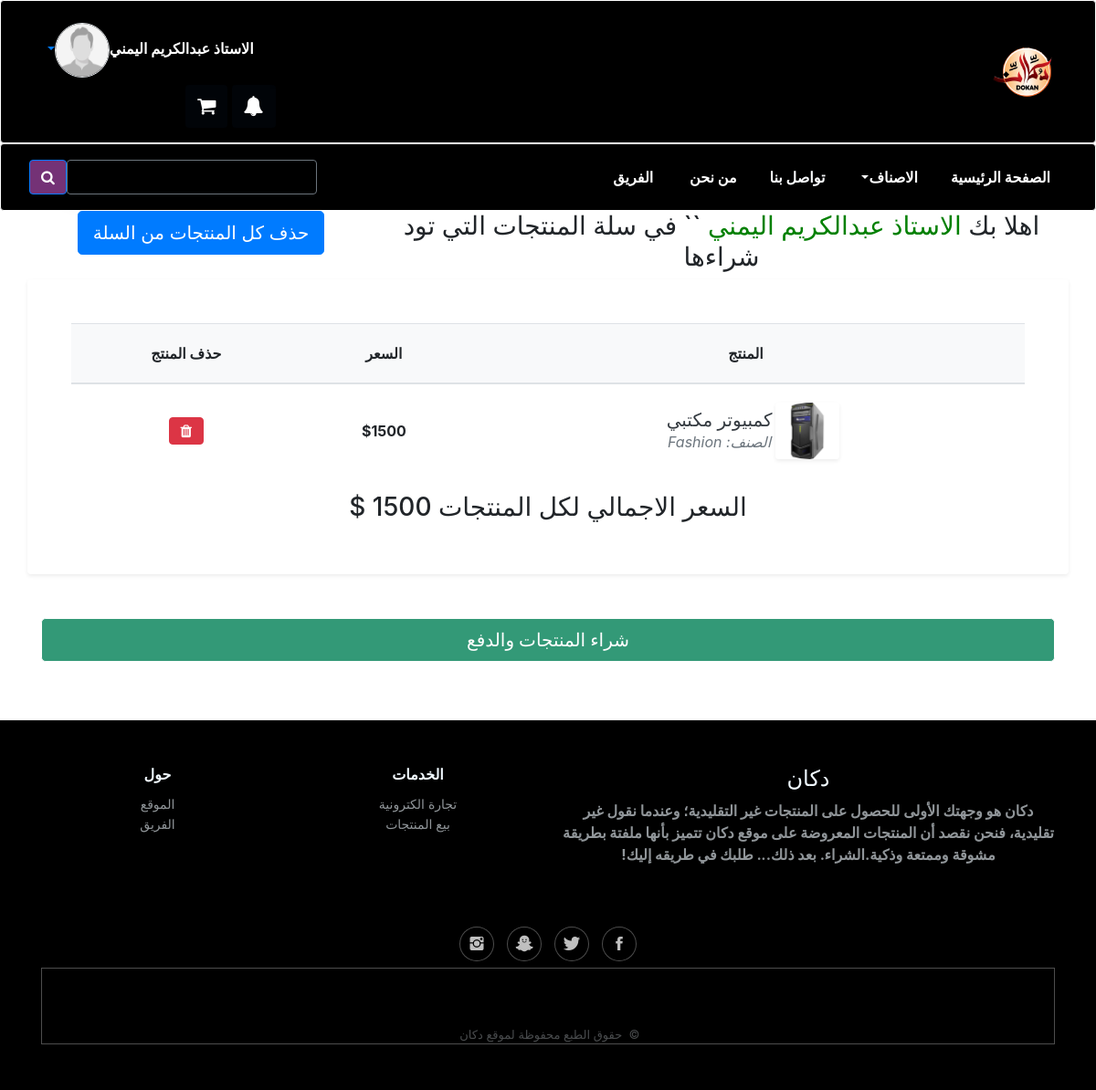
The page /cart.php (signed in) on the database its author committed.
### tables this page shows
CREATE TABLE IF NOT EXISTS `products` (
  `id` int(11) NOT NULL AUTO_INCREMENT,
  `name` varchar(250) NOT NULL,
  `detail` text NOT NULL,
  `price` double NOT NULL,
  `add_date` timestamp NOT NULL DEFAULT current_timestamp(),
  `image1` varchar(250) NOT NULL,
  `image2` varchar(250) NOT NULL,
  `image3` varchar(250) NOT NULL,
  `active` tinyint(4) NOT NULL DEFAULT 0,
  `c_id` int(11) NOT NULL,
  `user_id` int(11) NOT NULL,
  PRIMARY KEY (`id`),
  KEY `c_id` (`c_id`),
  KEY `user_id` (`user_id`)
);

### cart.php (the view, shortened to what this page needs)
<?php
require_once("header.php");
if (isset($_SESSION['id']) )
{
  $USERNAME=$_SESSION['username'];
  $user_id=$_SESSION['id'];
}
?>
<?php
if (!isset($_SESSION['id']))
{
  echo "
<div>
<h1>لم يتم تسجيل الدخول بعد هل تريد تسجيل الدخول <a href='login.php'>من هنا</a></h1>
</div>
";
}
else
{
  $sql_cart="select * from cart where user_id=$user_id";
  $q_cart=$con->prepare($sql_cart);
  $q_cart->execute();
  if($q_cart->rowcount()>0)
  {
    $id_product_carts=$q_cart->fetchall();
   echo "<div class='shopping-cart'>
    <div class='px-4 px-lg-0'>
    <div class='pb-5'>
      <div class='container'>
          <div class='row text-center'>
        <div class='col-lg-8'>
            <h3>
            اهلا بك
              <font color='green'>";
               echo $USERNAME;
              echo "</font>
   ``       في سلة المنتجات التي تود شراءها
            </h3>
        </div>
        <div class='col-lg-4'>
              <a class='btn-lg btn btn-primary ' href='cart.php?action=removeall'>
        <span class='glyphicon glyphicon-remove' style='color: red;'>
        </span>
                حذف كل المنتجات من السلة
              </a>
            </div>
          </div>
        <div class='row'>
          <div class='col-lg-12 p-5 bg-white rounded shadow-sm mb-5'>
            <div class='table-responsive'>
              <table class='table'>
                <thead>
                  <tr>
                    <th scope='col' class='border-1 bg-light'>
                      <div class='p-2 px-3 text-uppercase'>المنتج</div>
                    </th>
                    <th scope='col' class='border-1 bg-light'>
                      <div class='py-2 text-uppercase'>السعر</div>
                    </th>
                    <th scope='col' class='border-1 bg-light'>
                      <div class='py-2 text-uppercase'>حذف المنتج</div>
                    </th>
                  </tr>
                </thead>
                <tbody>";
    $image_path="images/products/";
    $total_price=0;
    foreach($id_product_carts as $id_product_cart)
    {
    $product_id=$id_product_cart['p_id'];
    $cart_id=$id_product_cart['id'];
      $sql_product="select * from products where id=$product_id";
      $q_product=$con->prepare($sql_product);
      $q_product->execute();
      foreach($q_product->fetchall() as $product)
      {
    $name=$product['name'];
    $price=$product['price'];
    $id=$product['id'];
    $image1=$product['image1'];
    $total_price+=$price;
    echo "
                  <tr>
                    <th scope='row'>
                      <div class='p-2'>
                        <img src='$image_path$image1' alt='' width='70' class='img-fluid rounded shadow-sm'>
                        <div class='ml-3 d-inline-block align-middle'>
                          <h5 class='mb-0'> <a href='product-detiles.php?id=$id' class='text-dark d-inline-block'>$name</a></h5><span class='text-muted font-weight-normal font-italic'>الصنف: Fashion</span>
                        </div>
                      </div>
                      <td class='align-middle'><strong>$$price</strong></td>
                      <td class='align-middle'><a href='cart.php?action=delete&id=$cart_id' class='text-dark'><i class=' btn btn-danger fa fa-trash'></i></a>
                      </td>
                  </tr>
   ";}
    }
            echo"</tbody>
            </table>
            </div>
          <div class='container-fluid'>
          <h3>
          السعر الاجمالي لكل المنتجات
          <span>$total_price </span>
          <span>$  </span>
          </h3>
          </div>
          </div>
          </div>
          <div class='row text-center' style='font-family: GES;'>
            <div class='container-fluid'>
              <div class='form-group'>
                <a href='checkout.php' class='btn btn-primary btn-lg btn-block' style='background:#339977;border-color: unset;font-family:GES;'>
              شراء المنتجات والدفع
                </a>
              </div>
            </div>
            </div>
                  </div>
                </div>  </div>
          </div>
          </div>";
  }
  else
echo "
<div>
<h1>لايوجد اي منتجات في السلة تسوق من هنا <a href='login.php'>من هنا</a></h1>
</div>
";
}
?>
<?php
require_once("footer.php");
?>

### assets/css/Contact-Form-Clean.css (style rules this page uses)
.row { text-align: center; content: list-item; }

### rows shown on the page
products: image1 (picture), name "كمبيوتر مكتبي", price "1500"

### other values the page prints
$name_user "الاستاذ عبدالكريم اليمني"
$USERNAME "الاستاذ عبدالكريم اليمني"
